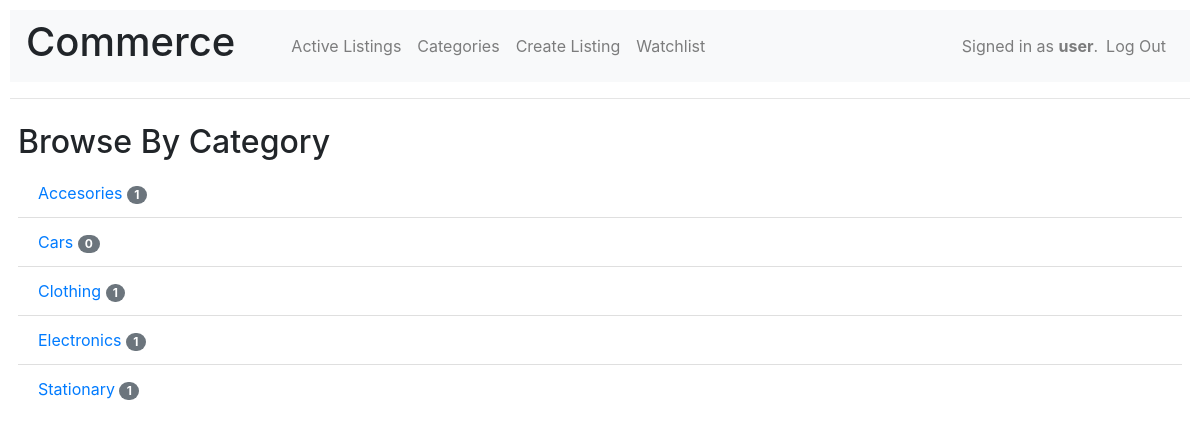
Page /categories (signed in) on the committed database.
### auctions/models.py (models this page shows)
class User(AbstractUser):
    def __str__(self):
        return f"{self.username}"

class Category(models.Model):
    name = models.CharField(max_length=32)
    class Meta:
        ordering = ('name',)
    def __str__(self):
        return f"{self.name}"
    @property
    def count_active_auctions(self):
        return Auction.objects.filter(category=self).count()

### auctions/views.py (the view)
# urls.py: path("categories", views.categories_list, name="categories"),
def categories_list(request):
    return render(request, "auctions/category_list.html", {
        "categories" : Category.objects.all()
    })

### auctions/templates/auctions/category_list.html
{% extends "auctions/layout.html" %}
{% block body %}
    <h2>Browse By Category</h2>
    <ul class="list-group-flush p-0">
        {% for category in categories %}
            <li class="list-group-item">
                <a href="{% url 'category' category.name %}">{{ category }}</a>
                <span class="badge badge-secondary badge-pill">{{ category.count_active_auctions }}</span>
            </li>
        {% endfor %}
    </ul>
{% endblock %}

### auctions/templates/auctions/layout.html (shortened to what this page needs)
{% load static %}
<!DOCTYPE html>
<html lang="en">
    <head>
        <link rel="stylesheet" href="https://stackpath.bootstrapcdn.com/bootstrap/4.4.1/css/bootstrap.min.css">
        <link href="{% static 'auctions/styles.css' %}" rel="stylesheet">
    </head>
    <body>
        <nav class="navbar navbar-expand-md navbar-light bg-light">
            <h1 class="mr-5">Commerce</h1>
            <ul class="navbar-nav mr-auto">
                <li class="nav-item">
                    <a class="nav-link" href="{% url 'index' %}">Active Listings</a>
                </li>
                <li class="nav-item">
                    <a class="nav-link" href="{% url 'categories' %}">Categories</a>
                </li>
                {% if user.is_authenticated %}
                    <li class="nav-item">
                        <a class="nav-link" href="{% url 'create_listing' %}">Create Listing</a>
                    </li>
                    <li class="nav-item">
                        <a class="nav-link" href="{% url 'watchlist' %}">Watchlist</a>
                    </li>
                {% endif %}
            </ul>
            <ul class="navbar-nav my-2 my-lg-0">
                {% if user.is_authenticated %}
                    <li class="d-none d-lg-block">
                        <span class="navbar-text">Signed in as <strong>{{ user.username }}</strong>.</span>
                    </li>
                    <li class="nav-item">
                        <a class="nav-link" href="{% url 'logout' %}">Log Out</a>
                    </li>
                {% endif %}
            </ul>
        </nav>
        <hr>
        <div class="p-2">
            {% block body %}
            {% endblock %}
        </div>
    </body>
</html>

### auctions/static/auctions/styles.css (style rules this page uses)
body { padding: 10px; }

### rows in the picture
User: username "user"
Category: name "Accesories", count_active_auctions "1"
Category: name "Cars", count_active_auctions "0"
Category: name "Clothing", count_active_auctions "1"
Category: name "Electronics", count_active_auctions "1"
Category: name "Stationary", count_active_auctions "1"
